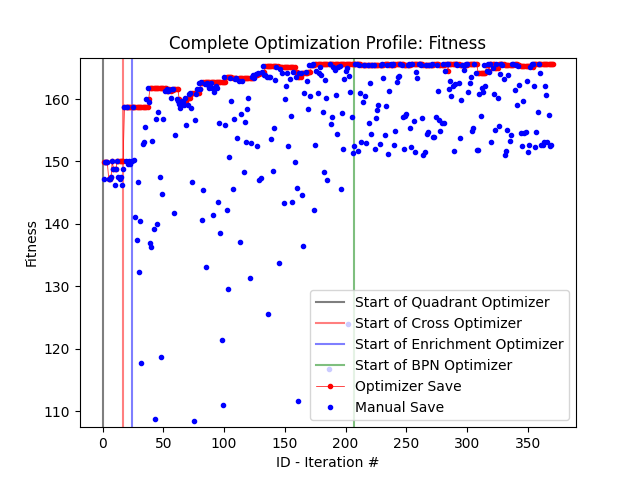
#> input picture Case 1 - SMR/Complete Opt Fitness.png, 640 x 480 px
$ python -i selective_swap_optimize_redux.py   (imports and definitions only)
#> lines starting #> are read from the running program, lines starting #| are printed output that depends on the picture
# -*- coding: utf-8 -*-
"""
Created on Thu Aug 16 12:02:23 2021

@author: nmmar
"""

import numpy as np

from datetime import datetime

import sys
import six
sys.modules['sklearn.externals.six'] = six
import os
import mlrose

import matplotlib.pyplot as plt


# Inventory Counting Function
# [35 lines left out: functions Inventory, match, not called in this run]

# Call initial input file to get parameters
file="pwrugen.inp"

lis=[]
map=[]
c=0
# [19 lines not run here, left out]

core=map[:]
val=[]
idx=[]
n=0
# [5 lines not run here, left out]

# [1 line that did not run here, left out]

# Acceptable list
Accept=[]
Standard=[] # no standard entry (all acceptable values based on initial core)

# [6 lines not run here, left out]
"""

for i in range(len(val)):
#	if i%4==0 or i==len(val)-1:
	if i in range(0,5) or i in range(10,len(val)):
		Accept.append([mat_max]) # special condition (must be in brackets)
	else:
		Accept.append(Standard)
"""

# Empty lists to store function output values
f_1=[] # k-EOC (successful)
f_2=[] # max PPR (successful)
f_F1=[]  # weight 1
f_F2=[]  # weight 2
f_tot=[] # function
n_runs=[]# counter of runs (alternative due to Python function format)


# Optimized Function
def core_swap(Input): # Input - core-size integer array
	n_runs.append(1)
	# Step 1: Read input file and extract core map information.
	file="pwrugen.inp"

	LPI=[]
	map=[]
	c=0 # conditional variable
	ID_line=0 # line ID
	with open(file,'r+') as f: # file==sys.argv[1]

		for l in f:
			ID_line=ID_line+1
			LPI.append(l)
			if l.find('LPI')>=0 and l.find('INPUT')<0:
				c=1 # acknowledges next line is a lattice line
				Start_line=ID_line
				continue
			elif c==1:
				try:
					d=int(l.split()[0])
					map.append(l.split())
				except ValueError:
					c=0 # stops saving lines to the lattice
					continue
			else:
				continue

	f.close()

	# Step 2: Change two elements in the core or rearrange core.
	core=map[:]
	#print(core)
	#print()

	# Count the inventory of the initial core map
	Inv_init=Inventory(core)

	val=[] # value at each position
	idx=[] # index of position
	n=0
	for i in range(0,len(core)):
		for j in range(0,len(core[i])):
			val.append(core[i][j])
			idx.append(n)
			n+=1

	# Insert new core elements
	core_swap=[]
	for i in range(0,len(Input)):
		core_swap.append(str(Input[i]+1)) #0+1=1  2+1=3

	for i in range(0,len(core_swap)):
		val[i]=core_swap[i]


	# Reverse engineer "core"
	x = 0
	y = 0
	new_map=[]
	line=[]
	for k in range(0,len(val)):
		line.append(val[k])

		y+=1
		if y>x:
			y=0
			x+=1
			new_map.append(line)
			line=[]

	# Count inventory in the new core
	Inv_new=Inventory(new_map)

	if match(val,Accept)!=0: # if core input does not have values acceptable in all locations
		k=0; pp_avg=0			 # set "kill" values to function parameters
		sol = 0
	else:					# if cores match inventory amounts
		# Step 3: Create a copy of the input file, inserting the new core map.
		# [20 lines left out: function core_string, not called in this run]

		my_file = open("pwrugen.inp")
		string_list = my_file.readlines() # difference between read() and readlines()
		my_file.close()
		#print(string_list)

		# Conversion of new core map from 'list of list of str' to 'list of str'.
		string_core=core_string(new_map)

		# Changing old core map to new core map (based on original .inp format)
		for i in range(Start_line,Start_line+len(string_core)):
			string_list[i]=string_core[i-Start_line]


		my_file = open("pwrugen_2.inp", "w")
		new_file_contents = "".join(string_list)

		my_file.write(new_file_contents)
		my_file.close()

		# Step 4: Run CASMO with the new input file.
		os.system("casmo4 pwrugen_2.inp")
		#print()

		# Step 5: Delete the old input file (and unnecessary output files).
		#os.system("rm pwrugen_2.inp")
		os.system("rm pwrugen_2.cax")
		os.system("rm pwrugen_2.log")

		# Step 6: Read the output file and extract the optimized variable.
		file="pwrugen_2.out"

		lis=[] #k-value data
		lip=[] #normalized power peak data
		c=0
		with open(file,'r+') as f: # file==sys.argv[1]

			for l in f:

				if l.find('BURNUP =')>=0 and l.find('K-INF =')>=0:
					c=1
					lis.append(l.split())
					continue
				elif l.find('LL =')>=0:
					c=1
					lip.append(l.split())

				elif c==1:
					try:
						d=int(l.split()[0])
						lis.append(l.split())
					except ValueError:
						c=0
						continue
				else:
					continue


		f.close()


		# [5 lines of commented-out code are left out]
		k=float(lis[-1][6]) #EOC k
		#kdif=np.abs(k-1)

		pp=[]
		for i in range(0,len(lip)):
			pp.append(float(lip[i][6]))
		pp_avg=np.mean(pp) # average power peak value
		pp_max=max(pp)

		# Factor both flux and k into a solution
		F1=0.9*k
		F2=1/pp_max
		sol=F1+F2

		# Append successful output runs
		f_1.append(k)
		f_2.append(pp_max)

		f_F1.append(F1)
		f_F2.append(F2)

		f_tot.append(sol)

		# Step 7: Delete the output file.
		os.system("rm "+file)


	return sol # Output


# Optimizer Setup
# Initialize custom fitness function object
fitness_cust = mlrose.CustomFitness(core_swap)

# [1 line that did not run here, left out]

# [1 line that did not run here, left out]

# Define initial state
init_state = None

start=datetime.now() # start of optimization

# Solve problem using simulated annealing
# [3 lines that did not run here, left out]
# Solve problem using genetic algorithm
#best_state, best_fitness = mlrose.genetic_alg(problem, pop_size=50, mutation_prob=0.2,
#                                               max_attempts=100, max_iters=100, curve=False,
#                                               random_state=1)

end=datetime.now() # end of optimization

# Step 8: Save the best state and apply it to get the best solution.

# [111 lines left out: function sol_swap, not called in this run]

# [9 lines not run here, left out]

# Plug in best state (after conversion) and create optimized input file
state=[]
# [16 lines not run here, left out]

# Plotting successful iterations only
x_plot=range(1,len(f_tot)+1) # range from 1-total_successful_iters

# [27 lines not run here, left out]

>>> import cv2
>>> picture = cv2.imread('../Case 1 - SMR/Complete Opt Fitness.png', cv2.IMREAD_GRAYSCALE)
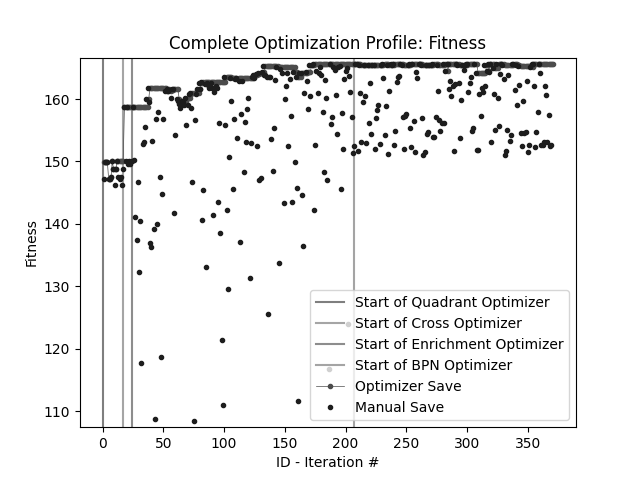
#> picture: shape (480, 640); min 0, max 255, mean 241.4
#> (the run stopped early here; a loop or call above may not have finished)
